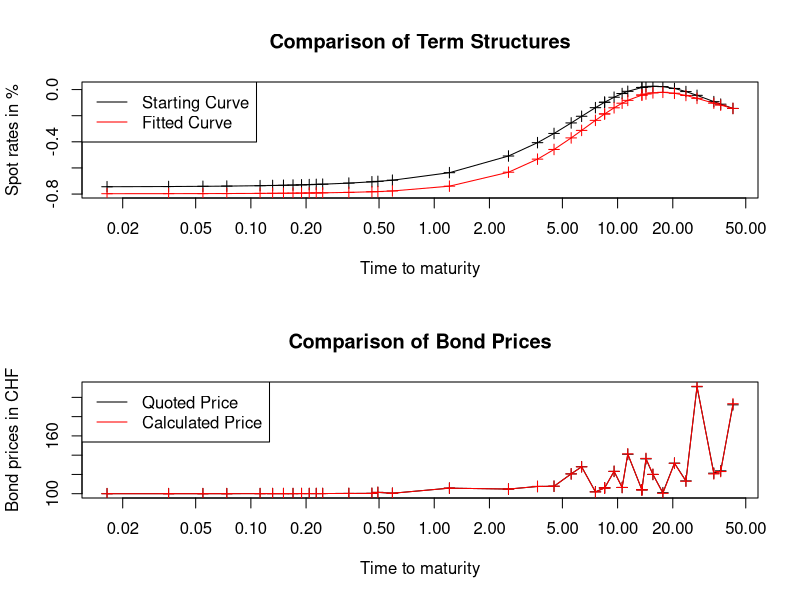

Source code (R):
df<-read.csv("result.csv", header=F)
colnames(df)<-c("TTM","InitialRate","FinalRate","QuotedPrice","CalculatedPrice")
max<-max(df[,c(2,3)])
min<-min(df[,c(2,3)])
maxP<-max(df[,c(4,5)])
minP<-min(df[,c(4,5)])
save<-par(mfrow=c(2,1))
x<-(df$TTM)
with(df, {
	plot(x, InitialRate,type="o",pch=3,ylim=c(min,max), main="Comparison of Term Structures", ylab="Spot rates in %", xlab="Time to maturity",log="x")
	lines(x, FinalRate, col="red", type="o",pch=3)
	legend("topleft", legend=c("Starting Curve", "Fitted Curve"), lty=1, col=c("black","red"))
})
with(df, {
	plot(x, QuotedPrice,type="o",pch=3,ylim=c(minP,maxP), main="Comparison of Bond Prices", ylab="Bond prices in CHF", xlab="Time to maturity",log="x")
	lines(x, CalculatedPrice, col="red", type="o",pch=3)
	legend("topleft", legend=c("Quoted Price", "Calculated Price"), lty=1, col=c("black","red"))
})
par(save)
